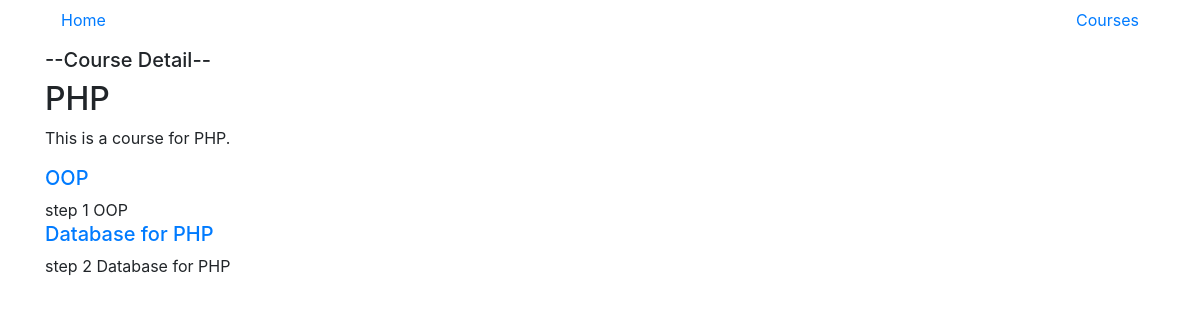
The app's page /courses/4/ with its own data.
### courses/models.py (models this page shows, shortened)
class Course(models.Model):
	create_at = models.DateTimeField(auto_now_add = True)
	title = models.CharField(max_length=255)
	description = models.TextField()

class Step(models.Model):
	title = models.CharField(max_length=255)
	description = models.TextField()
	order = models.IntegerField(default=0)
	course = models.ForeignKey(Course)
	class Meta:
		unique_together = ('course', 'title')

### courses/views.py (the view)
# urls.py: url(r'(?P<pk>\d+)/$', views.course_detail, name='course_de'),
def course_detail(request, pk):
	course = get_object_or_404(Course,pk=pk)
	return render(request, 'courses/course_detail.html', {'course':course})

### courses/templates/courses/course_detail.html (shortened to what this page needs)
{% extends 'layout.html' %}
{% block courses_list %}
<h5>--Course Detail--</h5>
  <h2>{{ course.title }}</h2>
  <p>{{ course.description }}</p>
  <section>
  {% for step in course.step_set.all %}
  <h5><a href="{% url 'courses:step_de' course_pk=step.course.pk step_pk=step.pk %}">{{ step.title }}</a></h5>
    {{ step.description }}
    {% endfor %}
  </section>
{% endblock %}

### records on screen
Course: title "PHP", description "This is a course for PHP."
Step: title "OOP", description "step 1 OOP"
Step: title "Database for PHP", description "step 2 Database for PHP"
